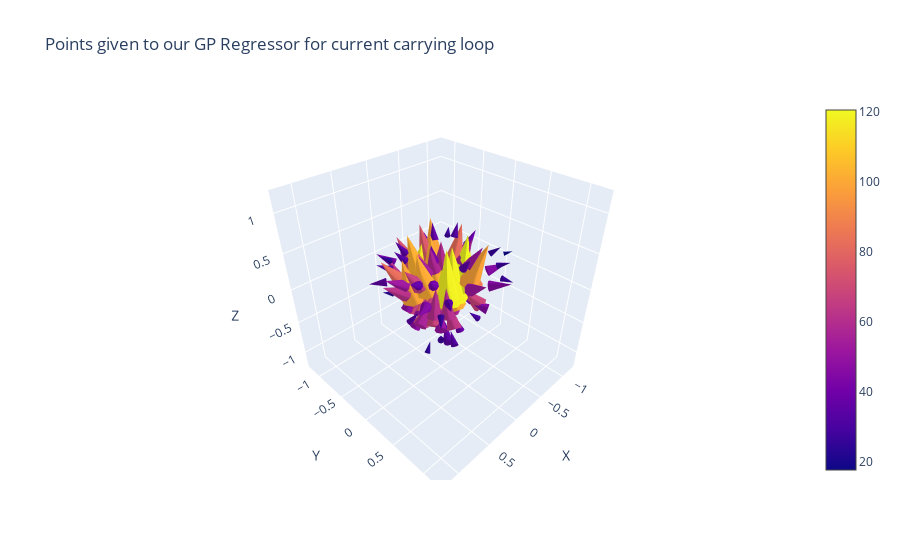

Write notebook code for a chart like this one.
### Code cell
x_samples_coil, y_samples_coil, z_samples_coil, Bx_samples_coil, By_samples_coil, Bz_samples_coil = sample_field(
    x_coil, y_coil, z_coil, fields_x_coil, fields_y_coil, fields_z_coil, n_samples=100
)
plotter.plotter(x_samples_coil, y_samples_coil, z_samples_coil, Bx_samples_coil, By_samples_coil, Bz_samples_coil, 
                title = 'Points given to our GP Regressor for current carrying loop')
